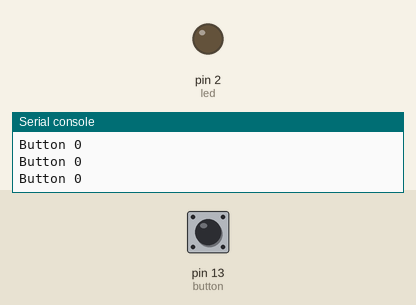
Simulated run of this program. Board: MicroPython board. Parts: output pins drawn as LEDs (lit = HIGH), the last lines printed to the serial console. The inputs (shaded band) are chosen by the test bench; at power-on: pin 13 (button) LOW. Library files of the repository ran but are not shown: 1 file(s).

Above: at 1.2 s.
1.3 s: pin 13 (button) pulled HIGH for 0.15 s
At 1.38 s:
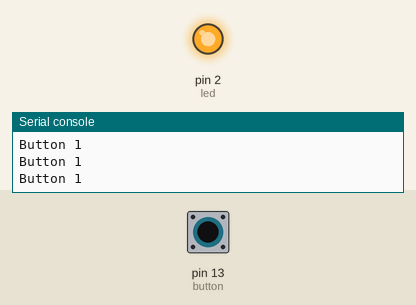
2.9 s: pin 13 (button) pulled HIGH for 3.2 s
At 7.0 s:
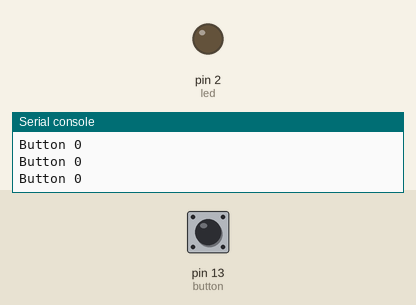
Timing chart, 0 to 8.5 s (numbered marks = the images above; inputs shaded):
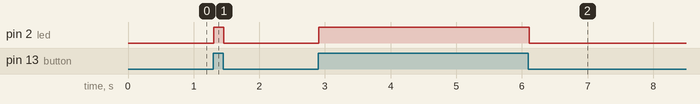

Measured:
- after the input at 1.3 s, pin 2 (led): LOW → HIGH at once, → LOW 0.15 s later
- after the input at 2.9 s, pin 2 (led): LOW → HIGH at once, → LOW 3.2 s later

The program:

main.py
```python
from machine import Pin,Signal
from time import sleep


button = Pin(13,Pin.IN, Pin.PULL_DOWN)
led = Pin(2,Pin.OUT)
#led = Signal(2,Pin.OUT,invert = True)  #LOW means the led is ON
coolDown = 0
button_value = 0;
while True:
    button_value = button.value()
    print("Button",button_value)
    led.value(button_value)


    sleep(0.01)
```
